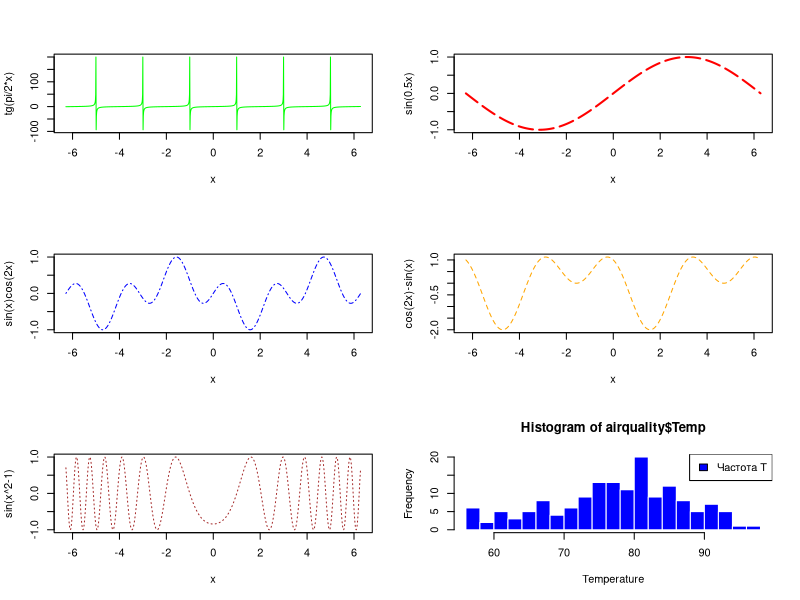

Write the R code that produced this figure. (Note: this script raises an error after producing the figure.)
x1=rnorm(100, mean=50,sd=10)
x1=as.integer(x1)
x1                                #сформовано вектор 10 випадкових чисел 

minx1=min(x1)                     #мінімальне
minx1
maxx1=max(x1)                     #максимальне
maxx1

range(x1)                         #і максим і мінім

match(c(minx1,maxx1),x1)          #номер індекса
which(x1==max(x1))

geomean=prod(x1)^(1/length(x1))   #сер геом
geomean
median(x1)#медіана

#table показує частоту кожного значення
names(table(x1))[table(x1)==max(table(x1))] #мода
table(x1)

XI=x1[x1<40 | x1>60]              #новий вектор де х1 < 40 і > 60
XI
M1=matrix(x1, nrow=10, ncol=10, byrow=TRUE)          #заповнення по рядках
M1
M2=matrix(x1, nrow=10, ncol=10)                      #заповнення по стовбцях
M2




y6=matrix(c(92,85,79,85,79,69,92,80,90,90,75,90,75,65,90,82,82,92,82,79,85,81,75,87,94,76,93,65,65,87,98,54,65,87,86,98,76,87,65,54,65,76,77,87,76,75,87,97,65,54,56,67,78,98,89),nrow=11)
rownames(y6)=c("Гайовська","Гордей","Гончарук","Загородний","Мякотіна","Книш","Серебров","Стрільчук","Тодощук","Шевчук","Штипований")
colnames(y6)=c("Маркетинг","Менеджмент","Міжнародна", "Економіка праці", "Числові методи")
y6


A = matrix(c(0.2,  0.9, -1.1,  1.9,  7.4, -0.3, 
            -0.9,  0.2,  7.2,  1.9,   -2,  1.3, 
            -1.1,  2.3,  0.7, -0.4,  1.6,  8.8, 
              2,   5.7,  0.6,  0.1, -0.8, -1.3, 
             6.6,   0,  -2.1,  1.7,  1.6,   0, 
             -1,   1.2,  0.3,  6.9,  0.9, -1.7), nrow=6, ncol=6, byrow=TRUE)    
b = matrix(c(-5.94, 7.4, -6.04, -7.38, 15.74, 15.55), nrow=6, ncol=1, byrow=FALSE)
round(solve(A, b), 3)

############ Завдання 1 ####################
par(mfrow=c(3,2))
x=seq(-2*pi,2*pi,by=0.01)
y=tan(pi/2*x)
y1=sin(0.5*x)
y2=sin(x)*cos(2*x)
y3=cos(2*x)-sin(x)
y4=sin(x^2-1)
plot(x,y,type='l',lty=1,col='green',ylab='tg(pi/2*x)')
plot(x,y1,type='l',lty=5,col='red',ylab='sin(0.5x)',lwd=2)
plot(x,y2,type='l',lty=4,col='blue',ylab='sin(x)cos(2x)')
plot(x,y3,type='l',lty=2,col='orange',ylab='cos(2x)-sin(x)')
plot(x,y4,type='l',lty=3,col='brown',ylab='sin(x^2-1)')
############### Завдання 2 #################
library(datasets)
data(airquality)
airquality$Temp
hist(airquality$Temp,xlab='Temperature',border="white", 
     col="blue",breaks=20)

legend("topright", c("Частота Т"), fill=c("blue"))
############### Завдання 3 #################
library(datasets)
data(airquality)
airquality$Temp

dotchart(airquality$Temp,xlab='Temperature', 
     col="red",cex = 1.3,  pch = 2)
############### Завдання 4 #################
plot(1:20, type="n")
a1=c(1:16)
b1=c(18,12,15,13,16,11,9,7,10,13,6,3,1,4,2,0.5)
points(a1, b1,cex=2,pch=17,col = "red")
lines(a1,b1)

text("Title", line=1.5, font=3)
legend("topleft",pch=17,col = "red", legend="My triangles")

